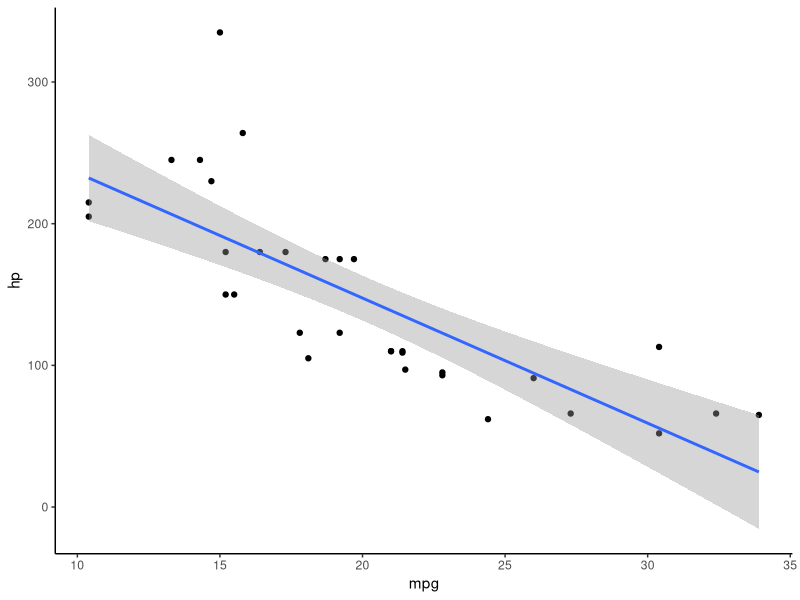

This figure's R source:
## ---- chunk 1
library(tidyverse)
head(mtcars)

mtcars %>% ggplot(aes(x=mpg,y=hp)) + 
  geom_point()+
  geom_smooth(method="lm") + 
  theme_classic()
